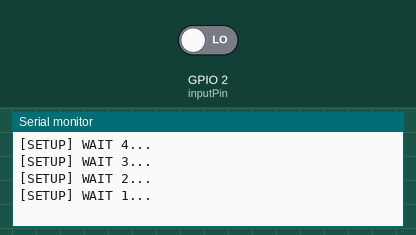
This sketch was run on a simulated ESP32. Parts: the last lines printed to the serial monitor. The inputs (shaded band) are chosen by the test bench; at power-on: GPIO 2 (inputPin) LOW.

Above: at 5.2 s.
5.3 s: GPIO 2 (inputPin) driven HIGH
At 5.9 s:
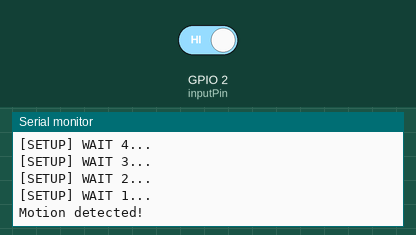
6.8 s: GPIO 2 (inputPin) driven LOW
At 8.2 s:
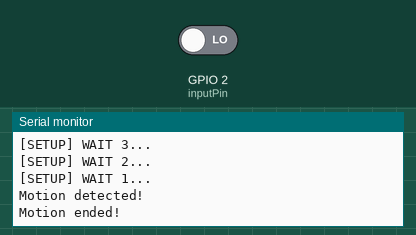
Timing chart, 0 to 9.8 s (numbered marks = the images above; inputs shaded):
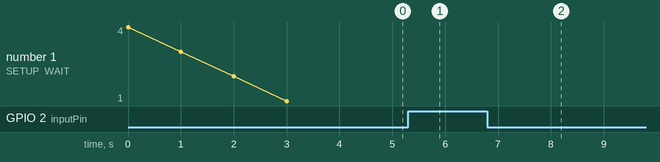

Measured:
- after the input at 5.3 s, the serial monitor: prints a new line at once (image 1)
- after the input at 6.8 s, the serial monitor: prints a new line at once (image 2)

The sketch:

pir-sensor.ino
```cpp
/*
 * PIR sensor tester
 */
#include <Arduino.h>
int inputPin = 2;               // choose the input pin (for PIR sensor)
int pirState = LOW;             // we start, assuming no motion detected
int val = 0;                    // variable for reading the pin status

void setup() {
  Serial.begin(115200); // For debugging output
  Serial.println(); Serial.println(); Serial.println();
  for(uint8_t t = 4; t > 0; t--) {
      Serial.printf("[SETUP] WAIT %d...\n", t);
      Serial.flush();
      delay(1000);
  }

    pinMode(inputPin, INPUT);     // declare sensor as input

}

void loop(){
  val = digitalRead(inputPin);  // read input value
  if (val == HIGH) {            // check if the input is HIGH
    if (pirState == LOW) {
      // we have just turned on
      Serial.println("Motion detected!");
      // We only want to print on the output change, not state
      pirState = HIGH;
    }
  } else {
    if (pirState == HIGH){
      // we have just turned of
      Serial.println("Motion ended!");
      // We only want to print on the output change, not state
      pirState = LOW;
    }
  }
}
```
